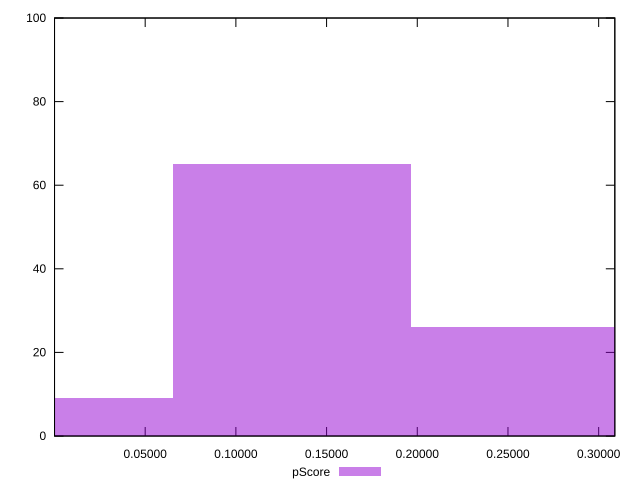

Here is the gnuplot script that generated this plot:
reset

$pScore <<EOF
0.13097407158578087 65
0.26194814317156173 26
0 9
EOF

set key outside below
set boxwidth 0.13097407158578087
set xrange [0.000023411523738248174:0.30890684102861377]
set yrange [0:100]
set trange [0:100]
set style fill transparent solid 0.5 noborder
set terminal svg size 640, 490 enhanced background rgb 'white'
set output "reprap/speed-index/samples/pages+cached/pScore/histogram.svg"

plot $pScore title "pScore" with boxes

reset
